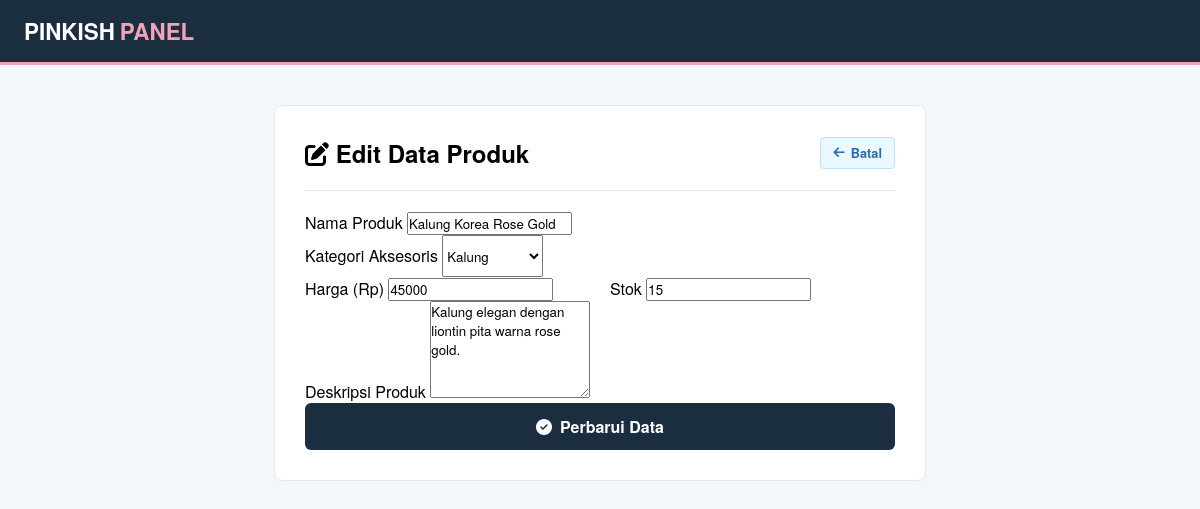
The page /web_dinamis/edit.php?id=1 (signed in) on the database its author committed.
### tables this page shows
CREATE TABLE `produk` (
  `id_produk` int(11) NOT NULL,
  `nama_produk` varchar(100) NOT NULL,
  `id_kategori` int(11) DEFAULT NULL,
  `harga` int(11) NOT NULL,
  `stok` int(11) NOT NULL,
  `gambar` varchar(255) DEFAULT NULL,
  `deskripsi` text DEFAULT NULL
);

CREATE TABLE `kategori` (
  `id_kategori` int(11) NOT NULL,
  `nama_kategori` varchar(50) NOT NULL
);

### web_dinamis/edit.php (the view, shortened to what this page needs)
<?php
include 'koneksi.php';
$id = isset($_GET['id']) ? intval($_GET['id']) : 0;
$query_prod = "SELECT * FROM produk WHERE id_produk = $id";
$result_prod = mysqli_query($koneksi, $query_prod);
$data = mysqli_fetch_assoc($result_prod);
$query_kat = "SELECT * FROM kategori";
$result_kat = mysqli_query($koneksi, $query_kat);
?>
<!DOCTYPE html>
<html lang="id">
<head>
    <link rel="stylesheet" href="assets/css/style.css">
    <link rel="stylesheet" href="https://cdnjs.cloudflare.com/ajax/libs/font-awesome/6.4.0/css/all.min.css">
</head>
<body class="bg-dashboard">
    <div class="dash-nav">
        <div class="dash-nav-container">
            <div class="dash-logo"><a href="dashboard.php">PINKISH<span>PANEL</span></a></div>
        </div>
    </div>
    <div class="dash-container" style="max-width: 700px; margin-top: 40px;">
        <div class="table-container" style="width: 100%; padding: 30px;">
            <div class="table-header" style="padding: 0 0 20px 0; margin-bottom: 20px;">
                <h2><i class="fa-solid fa-pen-to-square"></i> Edit Data Produk</h2>
                <a href="dashboard.php" class="btn-action btn-edit"><i class="fa-solid fa-arrow-left"></i> Batal</a>
            </div>
            <form action="" method="POST">
                <div class="form-group">
                    <label>Nama Produk</label>
                    <input type="text" name="nama_produk" class="form-control" value="<?php echo $data['nama_produk']; ?>" required>
                </div>
                <div class="form-group">
                    <label>Kategori Aksesoris</label>
                    <select name="id_kategori" class="form-control" style="height: 42px;" required>
                        <?php while($kat = mysqli_fetch_assoc($result_kat)): ?>
                            <option value="<?php echo $kat['id_kategori']; ?>" <?php echo ($kat['id_kategori'] == $data['id_kategori']) ? 'selected' : ''; ?>>
                                <?php echo $kat['nama_kategori']; ?>
                            </option>
                        <?php endwhile; ?>
                    </select>
                </div>
                <div class="form-group" style="display: flex; gap: 20px;">
                    <div style="flex: 1;">
                        <label>Harga (Rp)</label>
                        <input type="number" name="harga" class="form-control" value="<?php echo $data['harga']; ?>" required min="0">
                    </div>
                    <div style="flex: 1;">
                        <label>Stok</label>
                        <input type="number" name="stok" class="form-control" value="<?php echo $data['stok']; ?>" required min="0">
                    </div>
                </div>
                <div class="form-group">
                    <label>Deskripsi Produk</label>
                    <textarea name="deskripsi" class="form-control" rows="5" required><?php echo $data['deskripsi']; ?></textarea>
                </div>
                <button type="submit" name="update" class="btn-tambah" style="width: 100%; justify-content: center; padding: 12px; font-size: 1rem; border: none; cursor: pointer; background-color: #1A2E40; color: #fff;">
                    <i class="fa-solid fa-circle-check"></i> Perbarui Data
                </button>
            </form>
        </div>
    </div>
</body>
</html>

### web_dinamis/assets/css/style.css (style rules this page uses)
* { margin: 0; padding: 0; box-sizing: border-box; font-family: 'Helvetica Neue', Helvetica, Arial, sans-serif; }
body { background-color: #FFFFFF; color: #000000; }
.bg-dashboard { background-color: #F4F7F9; }
.dash-nav { background-color: #1A2E40; border-bottom: 3px solid #F3A3B7; padding: 15px 0; color: #FFFFFF; }
.dash-nav-container { max-width: 1400px; margin: 0 auto; display: flex; justify-content: space-between; align-items: center; padding: 0 24px; }
.dash-logo a { font-size: 1.4rem; font-weight: 900; color: #FFFFFF; text-decoration: none; }
.dash-logo span { color: #F3A3B7; margin-left: 5px; }
.dash-container { max-width: 1400px; margin: 30px auto; display: flex; padding: 0 24px; gap: 30px; }
.table-container { background: #FFFFFF; border: 1px solid #E2E8F0; border-radius: 8px; overflow: hidden; }
.table-header { display: flex; justify-content: space-between; align-items: center; padding: 20px; border-bottom: 1px solid #E2E8F0; }
.btn-tambah { background-color: #F3A3B7; color: #1A2E40; padding: 10px 16px; border-radius: 6px; text-decoration: none; font-weight: bold; font-size: 0.85rem; display: inline-flex; align-items: center; gap: 8px; }
.btn-action { padding: 6px 12px; border-radius: 4px; font-size: 0.8rem; font-weight: bold; text-decoration: none; display: inline-flex; align-items: center; gap: 6px; }
.btn-edit { background-color: #EBF8FF; color: #2B6CB0; border: 1px solid #BEE3F8; }

### rows shown on the page
produk: nama_produk "Kalung Korea Rose Gold", id_kategori "Kalung", harga "45000", stok "15", deskripsi "Kalung elegan dengan liontin pita warna rose gold."
